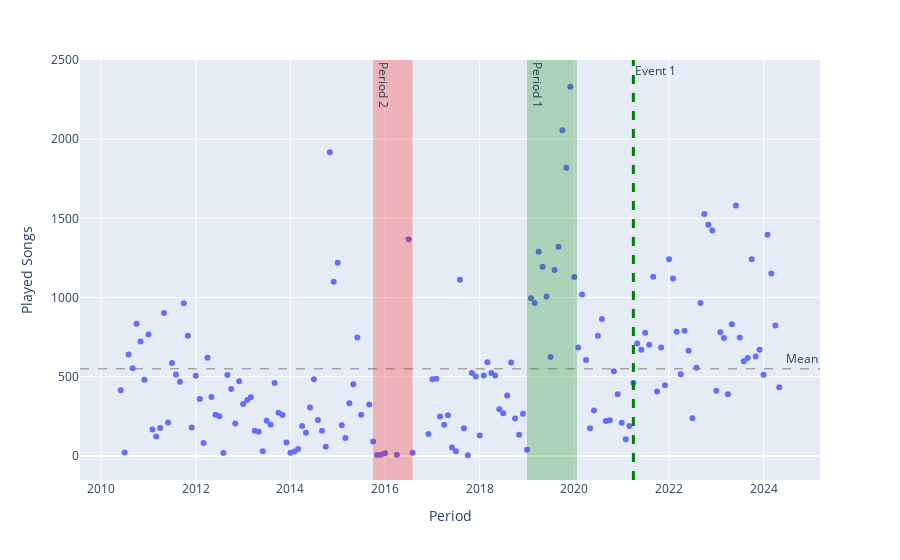

Notebook cell for this chart:
### Markdown cell above
Let's dive in more detail

### Code cell
# Construct dataframe with periods month-year
history["year_month"] = history["ts"].apply(lambda x: x.strftime("%y-%m") if pd.notna(x) else x)
listenings = history[["year_month", "ts"]].groupby("year_month").count().reset_index()
listenings["year_month"] = pd.to_datetime(listenings["year_month"], format="%y-%m")

# Plot the scatterplot 
fig = px.scatter(listenings, x="year_month", y="ts", trendline_options=dict(window=5),
                labels = {"year_month" : "Period", "ts":"Played Songs"})
fig.update_traces(showlegend=True) 
fig.update_layout(showlegend=False)

#Plot mean line
fig.add_hline(y=listenings.ts.mean(), annotation_text="Mean",line_width=1, line_dash="dash", line_color="grey",)


# Find trends and events. Ex:
fig.add_vrect(x0=datetime.strptime(f"2019-01-01", "%Y-%m-%d").timestamp() * 1000, x1=datetime.strptime(f"2020-01-21", "%Y-%m-%d").timestamp() * 1000, fillcolor="green", opacity=0.25, line_width=0)
fig.add_vrect(x0=datetime.strptime(f"2015-10-01", "%Y-%m-%d").timestamp() * 1000, x1=datetime.strptime(f"2016-8-01", "%Y-%m-%d").timestamp() * 1000, fillcolor="red", opacity=0.25, line_width=0)
fig.add_annotation(x=datetime.strptime(f"2019-01-01", "%Y-%m-%d").timestamp() * 1000, y=2500,
            text="Period 1",
            showarrow=False,
            xanchor="left",
            yanchor="top",
            textangle=90)
fig.add_annotation(x=datetime.strptime(f"2015-10-01", "%Y-%m-%d").timestamp() * 1000, y=2500,
            text="Period 2",
            showarrow=False,
            xanchor="left",
            yanchor="top",
            textangle=90)
fig.add_vline(x=datetime.strptime("2021-04-01", "%Y-%m-%d").timestamp() * 1000, annotation_text="Event 1",line_width=3, line_dash="dash", line_color="green")


fig.show()

### Figure 1 — Plotly figure (JSON) as saved in the notebook; plotly's stock layout.template omitted (floating-point values rounded to 4 significant figures; data arrays with more than 128 entries replaced by an {"elided": "..."} marker saying what was removed)
{"data": [{"hovertemplate": "Period=%{x}<br>Played Songs=%{y}<extra></extra>", "legendgroup": "", "marker": {"color": "#636efa", "symbol": "circle"}, "mode": "markers", "name": "", "orientation": "v", "showlegend": true, "type": "scatter", "x": {"elided": "160 str values"}, "xaxis": "x", "y": {"elided": "160 int values"}, "yaxis": "y"}], "layout": {"annotations": [{"showarrow": false, "text": "Mean", "x": 1, "xanchor": "right", "xref": "x domain", "y": 549.8, "yanchor": "bottom", "yref": "y"}, {"showarrow": false, "text": "Period 1", "textangle": 90, "x": 1546297200000, "xanchor": "left", "y": 2500, "yanchor": "top"}, {"showarrow": false, "text": "Period 2", "textangle": 90, "x": 1443650400000, "xanchor": "left", "y": 2500, "yanchor": "top"}, {"showarrow": false, "text": "Event 1", "x": 1617228000000, "xanchor": "left", "xref": "x", "y": 1, "yanchor": "top", "yref": "y domain"}], "legend": {"tracegroupgap": 0}, "margin": {"t": 60}, "shapes": [{"line": {"color": "grey", "dash": "dash", "width": 1}, "type": "line", "x0": 0, "x1": 1, "xref": "x domain", "y0": 549.8, "y1": 549.8, "yref": "y"}, {"fillcolor": "green", "line": {"width": 0}, "opacity": 0.25, "type": "rect", "x0": 1546297200000, "x1": 1579561200000, "xref": "x", "y0": 0, "y1": 1, "yref": "y domain"}, {"fillcolor": "red", "line": {"width": 0}, "opacity": 0.25, "type": "rect", "x0": 1443650400000, "x1": 1470002400000, "xref": "x", "y0": 0, "y1": 1, "yref": "y domain"}, {"line": {"color": "green", "dash": "dash", "width": 3}, "type": "line", "x0": 1617228000000, "x1": 1617228000000, "xref": "x", "y0": 0, "y1": 1, "yref": "y domain"}], "showlegend": false, "xaxis": {"anchor": "y", "domain": [0, 1], "title": {"text": "Period"}}, "yaxis": {"anchor": "x", "domain": [0, 1], "title": {"text": "Played Songs"}}}}
